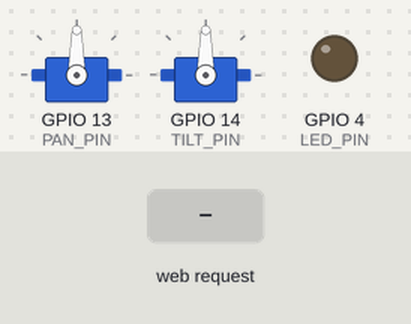
This sketch was run on a simulated ESP32. Shown: 2 × servo, output pins drawn as LEDs (lit = HIGH). Inputs (shaded band) come from the test bench. WiFi joins after 1.5 s; servers stay silent unless stated; the camera gives no picture; what the sketch prints to the serial monitor is not drawn.

Above: at 3.0 s.
3.1 s: HTTP request GET /servo?pan=1 received
At 4.2 s:
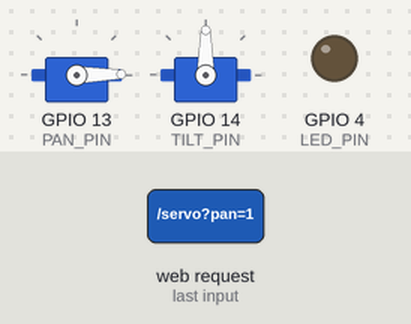
4.6 s: HTTP request GET /led?state=1 received
At 5.3 s:
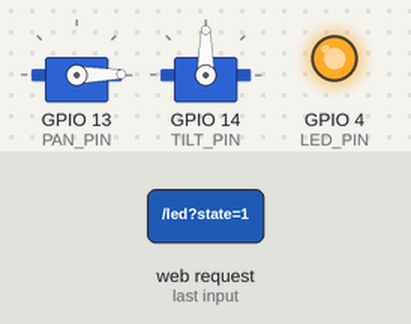
6.1 s: HTTP request GET /servo?pan=120 received
At 6.5 s:
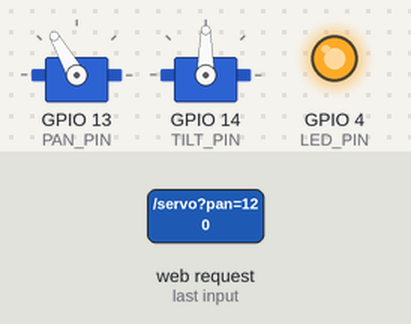
7.6 s: HTTP request GET /led?state=0 received
At 8.8 s:
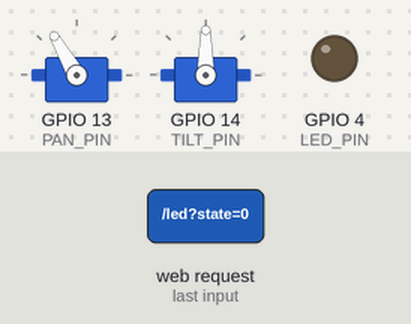
9.1 s: HTTP request GET /servo?tilt=1 received
At 9.9 s:
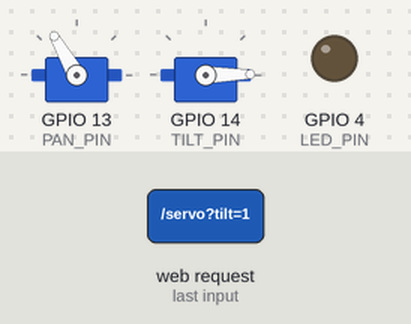
10.6 s: HTTP request GET /servo?pan=0 received
At 11.1 s:
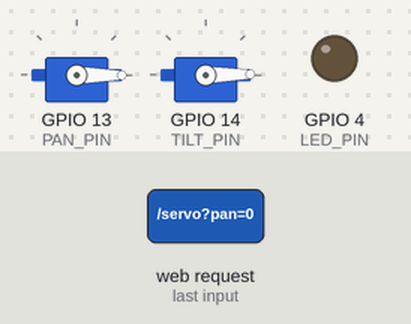
Timing chart, 0 to 13.1 s (numbered marks = the images above; inputs shaded):
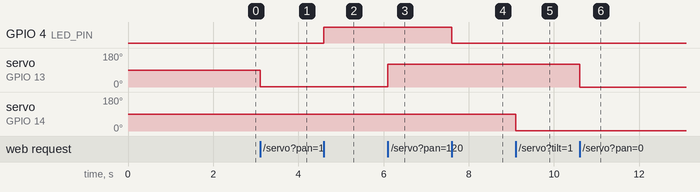

Measured:
- after the input at 3.1 s, servo on GPIO 13 (PAN_PIN): 90° → 1° at once
- after the input at 4.6 s, GPIO 4 (LED_PIN): LOW → HIGH at once
- after the input at 6.1 s, servo on GPIO 13 (PAN_PIN): 1° → 120° at once
- after the input at 7.6 s, GPIO 4 (LED_PIN): HIGH → LOW at once
- after the input at 9.1 s, servo on GPIO 14 (TILT_PIN): 90° → 1° at once
- after the input at 10.6 s, servo on GPIO 13 (PAN_PIN): 120° → 0° at once

The sketch:

facetraking.ino
```cpp
#include <Arduino.h>
#include <WiFi.h>
#include <esp_camera.h>
#include <ESP32Servo.h>
#include <WebServer.h>
#include "esp_http_server.h"


const char* ssid = "Your wifi";
const char* password = "your password";

// ====== Servo pins ======
#define PAN_PIN 13
#define TILT_PIN 14
Servo panServo;
Servo tiltServo;
int panAngle = 90;
int tiltAngle = 90;

// ====== LED pins ======
#define LED_PIN 4
bool ledState = false;

// ====== Cam pins (AI Thinker) ======
#define PWDN_GPIO_NUM     32
#define RESET_GPIO_NUM    -1
#define XCLK_GPIO_NUM      0
#define SIOD_GPIO_NUM     26
#define SIOC_GPIO_NUM     27
#define Y9_GPIO_NUM       35
#define Y8_GPIO_NUM       34
#define Y7_GPIO_NUM       39
#define Y6_GPIO_NUM       36
#define Y5_GPIO_NUM       21
#define Y4_GPIO_NUM       19
#define Y3_GPIO_NUM       18
#define Y2_GPIO_NUM        5
#define VSYNC_GPIO_NUM    25
#define HREF_GPIO_NUM     23
#define PCLK_GPIO_NUM     22

WebServer server(80);

// ====== Servo function ======
void setServo(Servo &servo, int angle) {
  angle = constrain(angle, 0, 180);
  servo.write(angle);
}

// ====== Servo control end ======
void handleServo() {
  if (server.hasArg("pan")) {
    panAngle = server.arg("pan").toInt();
    setServo(panServo, panAngle);
  }
  if (server.hasArg("tilt")) {
    tiltAngle = server.arg("tilt").toInt();
    setServo(tiltServo, tiltAngle);
  }
  Serial.printf("Servo → pan:%d tilt:%d\n", panAngle, tiltAngle);
  server.send(200, "text/plain", "OK");
}

// ====== LED control endpoint ======
void handleLed() {
  if (server.hasArg("state")) {
    int state = server.arg("state").toInt();
    ledState = (state == 1);
    digitalWrite(LED_PIN, ledState ? HIGH : LOW);
    Serial.printf("LED situation: %s\n", ledState ? "on" : "off");
    server.send(200, "text/plain", ledState ? "LED ON" : "LED OFF");
  } else {
    server.send(400, "text/plain", "missing parametre: state");
  }
}

// ====== camera stream service ======
static esp_err_t stream_handler(httpd_req_t *req) {
  camera_fb_t * fb = NULL;
  esp_err_t res = ESP_OK;
  res = httpd_resp_set_type(req, "multipart/x-mixed-replace;boundary=frame");
  if(res != ESP_OK) return res;

  while(true){
    fb = esp_camera_fb_get();
    if(!fb) continue;
    httpd_resp_send_chunk(req, "--frame\r\n", strlen("--frame\r\n"));
    httpd_resp_send_chunk(req, "Content-Type: image/jpeg\r\n\r\n", strlen("Content-Type: image/jpeg\r\n\r\n"));
    httpd_resp_send_chunk(req, (const char *)fb->buf, fb->len);
    httpd_resp_send_chunk(req, "\r\n", strlen("\r\n"));
    esp_camera_fb_return(fb);
  }
  return res;
}

void startCameraServer() {
  httpd_config_t config = HTTPD_DEFAULT_CONFIG();
  config.server_port = 81;
  httpd_handle_t stream_httpd = NULL;
  httpd_uri_t stream_uri = { .uri="/", .method=HTTP_GET, .handler=stream_handler, .user_ctx=NULL };
  if(httpd_start(&stream_httpd, &config) == ESP_OK) {
    httpd_register_uri_handler(stream_httpd, &stream_uri);
  }
}

// ====== Setup ======
void setup() {
  Serial.begin(115200);
  pinMode(LED_PIN, OUTPUT);
  digitalWrite(LED_PIN, LOW);

  // Servolar
  panServo.attach(PAN_PIN);
  tiltServo.attach(TILT_PIN);
  setServo(panServo, panAngle);
  setServo(tiltServo, tiltAngle);

  // Wi-Fi
  WiFi.begin(ssid, password);
  Serial.print("WiFi Connecting...");
  while (WiFi.status() != WL_CONNECTED) {
    delay(500); Serial.print(".");
  }
  Serial.println("\nWiFi connected!");
  Serial.println(WiFi.localIP());

  // Kamera start
  camera_config_t config;
  config.ledc_channel = LEDC_CHANNEL_0;
  config.ledc_timer = LEDC_TIMER_0;
  config.pin_d0 = Y2_GPIO_NUM; config.pin_d1 = Y3_GPIO_NUM; config.pin_d2 = Y4_GPIO_NUM;
  config.pin_d3 = Y5_GPIO_NUM; config.pin_d4 = Y6_GPIO_NUM; config.pin_d5 = Y7_GPIO_NUM;
  config.pin_d6 = Y8_GPIO_NUM; config.pin_d7 = Y9_GPIO_NUM;
  config.pin_xclk = XCLK_GPIO_NUM; config.pin_pclk = PCLK_GPIO_NUM;
  config.pin_vsync = VSYNC_GPIO_NUM; config.pin_href = HREF_GPIO_NUM;
  config.pin_sccb_sda = SIOD_GPIO_NUM; config.pin_sccb_scl = SIOC_GPIO_NUM;
  config.pin_pwdn = PWDN_GPIO_NUM; config.pin_reset = RESET_GPIO_NUM;
  config.xclk_freq_hz = 10000000;
  config.pixel_format = PIXFORMAT_JPEG;
  config.frame_size = FRAMESIZE_QQVGA;
  config.jpeg_quality = 15;
  config.fb_count = 1;

  if (esp_camera_init(&config) != ESP_OK) {
    Serial.println("Kamera did not start!");
    return;
  }

  startCameraServer();

  // Endpoints save
  server.on("/servo", handleServo);
  server.on("/led", handleLed);
  server.begin();
  Serial.println("Server ready!");
}

void loop() {
  server.handleClient();
}
```
